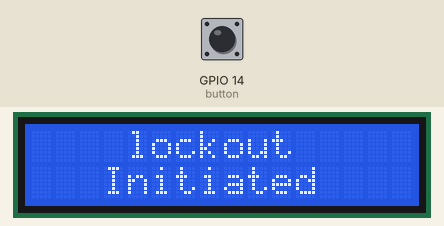
A program run on a simulated ESP32 board running MicroPython. Parts: 16×2 character LCD. The test bench sets the inputs (shaded band); at power-on: GPIO 14 (button) HIGH. What the program prints to the serial console is not drawn.

Above: at 3.1 s.
At 9.5 s:
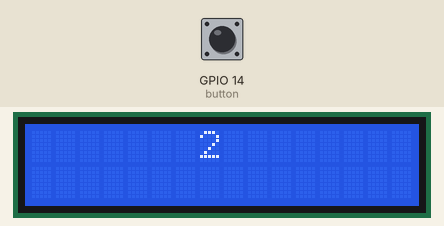
9.6 s: GPIO 14 (button) pulled LOW for 3 s
At 12.9 s:
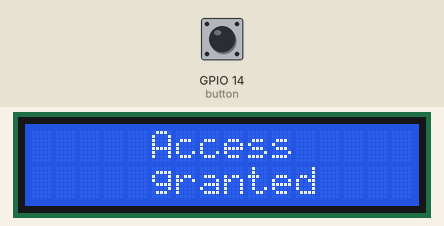
At 16.0 s:
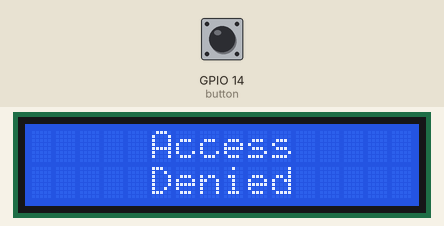
Timing chart, 0 to 17.5 s (numbered marks = the images above; inputs shaded):
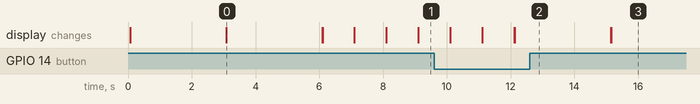

The program:

access_granted_script_1.py
```python
from machine import Pin, I2C
import i2c_lcd
import utime

dennis = I2C(0, scl=Pin(22), sda=Pin(23)) #what pins its attached to
devices = dennis.scan()
print(devices)

lcd = i2c_lcd.I2cLcd(dennis, 0x27, 2, 16) #device, address, and columns and rows of devices
lcd.clear() #clear screen

button = Pin(14, Pin.IN, Pin.PULL_UP)

while True:
   if button.value() == 0:
        lcd.move_to(5, 0) #text location
        lcd.putstr('Access') #text to print
        lcd.move_to(5, 1) #text location
        lcd.putstr('granted')
        utime.sleep(3)
        lcd.clear()
   if button.value() == 1: #lockout followed by count down
        lcd.move_to(5, 0) #text location
        lcd.putstr('Access') #text to print
        lcd.move_to(5, 1) #text location
        lcd.putstr('Denied')
        utime.sleep(3)
        lcd.move_to(4, 0) #text location
        lcd.putstr('lockout') #text to print
        lcd.move_to(3, 1) #text location
        lcd.putstr('Initiated')
        utime.sleep(3)
        lcd.clear()
        lcd.move_to(7, 0)
        lcd.putstr('5')
        utime.sleep(1)
        lcd.move_to(7, 0)
        lcd.putstr('4')
        utime.sleep(1)
        lcd.move_to(7, 0)
        lcd.putstr('3')
        utime.sleep(1)
        lcd.move_to(7, 0)
        lcd.putstr('2')
        utime.sleep(1)
        lcd.move_to(7, 0)
        lcd.putstr('1')
        utime.sleep(1)
        lcd.move_to(7, 0)
        lcd.putstr('0')
        utime.sleep(1)
        lcd.clear()
   #else:
        #lcd.clear() #clear screen
    #utime.sleep(0.1) #check for button less often (0.1s) 
```

Measured:
- after the input at 9.6 s, the display: first differs from a run without the input after 2.5 s (image 2)
- what the display in image 0 shows lasts 3.0 s, from 3.1 s to 6.1 s
